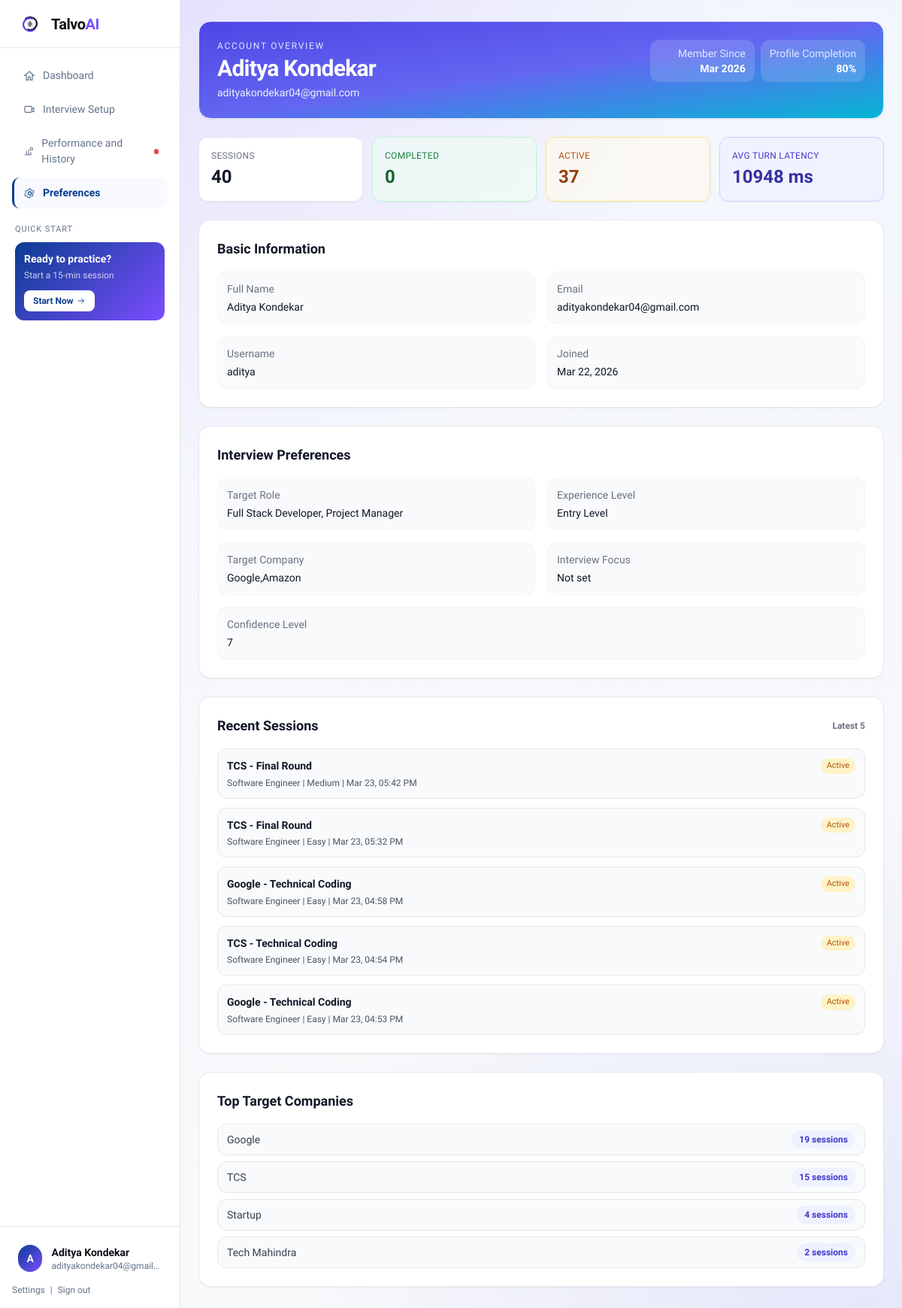
/profile/ (signed in), run on an earlier commit of the app's database.
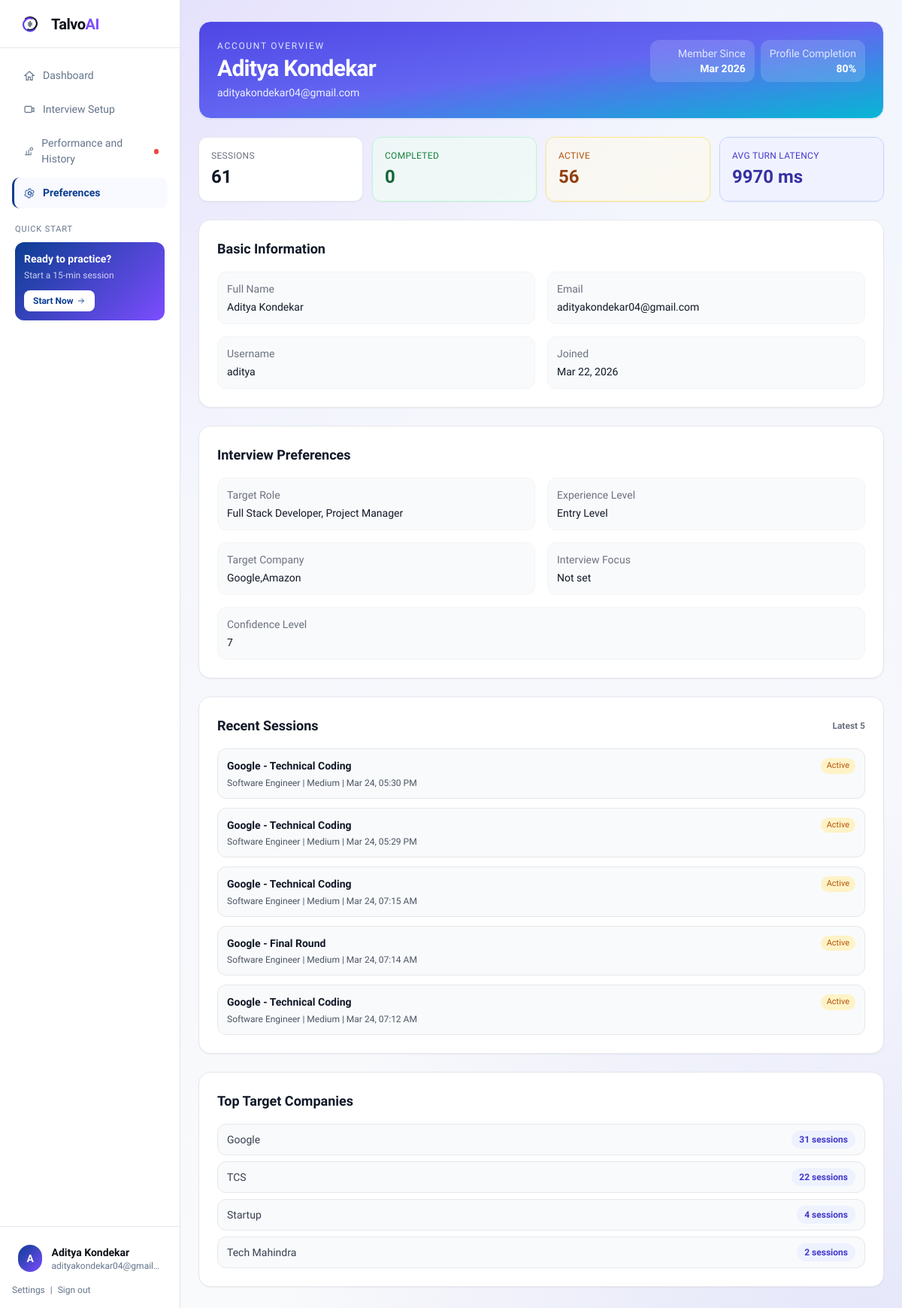
And on a later commit of the database.
### talvo1/models.py (models this page shows, shortened)
class InterviewSession(models.Model):
	STATUS_ACTIVE = 'active'
	STATUS_COMPLETED = 'completed'
	STATUS_ABORTED = 'aborted'
	STATUS_CHOICES = [
		(STATUS_ACTIVE, 'Active'),
		(STATUS_COMPLETED, 'Completed'),
		(STATUS_ABORTED, 'Aborted'),
	]
	user = models.ForeignKey(settings.AUTH_USER_MODEL, on_delete=models.CASCADE, related_name='interview_sessions')
	target_role = models.CharField(max_length=140)
	target_company = models.CharField(max_length=140)
	difficulty = models.CharField(max_length=20, default='Medium')
	interview_type = models.CharField(max_length=40, default='Behavioral')
	include_resume = models.BooleanField(default=False)
	resume_context = models.TextField(blank=True)
	status = models.CharField(max_length=20, choices=STATUS_CHOICES, default=STATUS_ACTIVE)
	started_at = models.DateTimeField(auto_now_add=True)
	updated_at = models.DateTimeField(auto_now=True)

### talvo1/views.py (the view)
# urls.py: path('profile/', views.profile_page, name='profile_page'),
@login_required
def profile_page(request):
	context = _build_user_metrics_context(request.user)
	return render(request, 'profile.html', context)

### templates/profile.html (shortened to what the changed rows need)
<!DOCTYPE html>
<html lang="en">
<head>
  <script src="https://cdn.tailwindcss.com?plugins=forms,container-queries"></script>
</head>
<body class="bg-gray-50 text-gray-900 flex min-h-screen">
  <div class="flex-1 min-w-0 flex flex-col min-h-screen">
    <main class="max-w-7xl mx-auto w-full px-6 py-7 space-y-6">
      <header class="rounded-2xl border border-indigo-100 bg-gradient-to-br from-indigo-600 via-indigo-500 to-cyan-500 p-6 text-white shadow-sm">
        <div class="flex flex-wrap items-start justify-between gap-4">
          <div class="space-y-1">
            <h1 class="text-3xl font-semibold tracking-tight">{{ request.user.get_full_name|default:request.user.username }}</h1>
          </div>
        </div>
      </header>
      <section class="grid grid-cols-2 md:grid-cols-4 gap-3">
        <article class="rounded-xl border border-gray-200 bg-white p-4 shadow-sm">
          <p class="text-xs uppercase tracking-wide text-gray-500">Sessions</p>
          <p class="mt-1 text-2xl font-bold text-gray-900">{{ total_sessions }}</p>
        </article>
        <article class="rounded-xl border border-amber-200 bg-amber-50/60 p-4 shadow-sm">
          <p class="text-xs uppercase tracking-wide text-amber-700">Active</p>
          <p class="mt-1 text-2xl font-bold text-amber-800">{{ active_sessions }}</p>
        </article>
        <article class="rounded-xl border border-indigo-200 bg-indigo-50/70 p-4 shadow-sm">
          <p class="text-xs uppercase tracking-wide text-indigo-700">Avg Turn Latency</p>
          <p class="mt-1 text-2xl font-bold text-indigo-800">{{ avg_processing_ms }} ms</p>
        </article>
      </section>
      <section class="grid grid-cols-1 xl:grid-cols-[1.1fr_.9fr] gap-6">
        <div class="space-y-6">
          <article class="rounded-2xl border border-gray-200 bg-white p-6 shadow-sm">
            <h2 class="text-lg font-bold text-gray-900">Basic Information</h2>
          </article>
          <article class="rounded-2xl border border-gray-200 bg-white p-6 shadow-sm">
            <h2 class="text-lg font-bold text-gray-900">Interview Preferences</h2>
          </article>
        </div>
        <div class="space-y-6">
          <article class="rounded-2xl border border-gray-200 bg-white p-6 shadow-sm">
            <div class="flex items-center justify-between">
              <h2 class="text-lg font-bold text-gray-900">Recent Sessions</h2>
            </div>
            <div class="mt-4 space-y-3">
              {% for session in recent_sessions %}
                <div class="rounded-xl border border-gray-200 bg-gray-50 p-3">
                  <div class="flex items-start justify-between gap-2">
                    <p class="text-sm font-semibold text-gray-900">{{ session.target_company }} - {{ session.interview_type }}</p>
                    <span class="text-[11px] rounded-full px-2 py-0.5 {% if session.status == 'completed' %}bg-green-100 text-green-700{% elif session.status == 'active' %}bg-amber-100 text-amber-700{% else %}bg-rose-100 text-rose-700{% endif %}">{{ session.status|title }}</span>
                  </div>
                  <p class="mt-1 text-xs text-gray-600">{{ session.target_role }} | {{ session.difficulty }} | {{ session.started_at|date:'M d, h:i A' }}</p>
                </div>
              {% empty %}
                <p class="rounded-xl border border-dashed border-gray-200 bg-gray-50 p-4 text-sm text-gray-500">No interview sessions yet. Start one from Interview Setup.</p>
              {% endfor %}
            </div>
          </article>
          <article class="rounded-2xl border border-gray-200 bg-white p-6 shadow-sm">
            <h2 class="text-lg font-bold text-gray-900">Top Target Companies</h2>
            <div class="mt-4 space-y-2">
              {% for item in top_companies %}
                <div class="flex items-center justify-between rounded-xl border border-gray-200 bg-gray-50 px-3 py-2 text-sm">
                  <span class="font-medium text-gray-700">{{ item.target_company|default:'Unknown' }}</span>
                  <span class="rounded-full bg-indigo-50 px-2.5 py-1 text-xs font-semibold text-indigo-700">{{ item.total }} sessions</span>
                </div>
              {% empty %}
                <p class="text-sm text-gray-500">No company trends yet.</p>
              {% endfor %}
            </div>
          </article>
        </div>
      </section>
    </main>
  </div>
</body>
</html>

What changed in the data, as far as the page shows it:
no longer on this page (row unchanged): InterviewSession: target_company "TCS", interview_type "Final Round", status "Active", target_role "Software Engineer", difficulty "Medium", started_at "Mar 23, 05:42 PM"
no longer on this page (row unchanged): InterviewSession: target_company "TCS", interview_type "Final Round", status "Active", target_role "Software Engineer", difficulty "Easy", started_at "Mar 23, 05:32 PM"
no longer on this page (row unchanged): InterviewSession: target_company "Google", interview_type "Technical Coding", status "Active", target_role "Software Engineer", difficulty "Easy", started_at "Mar 23, 04:58 PM"
no longer on this page (row unchanged): InterviewSession: target_company "TCS", interview_type "Technical Coding", status "Active", target_role "Software Engineer", difficulty "Easy", started_at "Mar 23, 04:54 PM"
no longer on this page (row unchanged): InterviewSession: target_company "Google", interview_type "Technical Coding", status "Active", target_role "Software Engineer", difficulty "Easy", started_at "Mar 23, 04:53 PM"
added InterviewSession: target_company "Google", interview_type "Technical Coding", status "Active", target_role "Software Engineer", difficulty "Medium", started_at "Mar 24, 05:30 PM"
added InterviewSession: target_company "Google", interview_type "Technical Coding", status "Active", target_role "Software Engineer", difficulty "Medium", started_at "Mar 24, 05:29 PM"
added InterviewSession: target_company "Google", interview_type "Technical Coding", status "Active", target_role "Software Engineer", difficulty "Medium", started_at "Mar 24, 07:15 AM"
added InterviewSession: target_company "Google", interview_type "Final Round", status "Active", target_role "Software Engineer", difficulty "Medium", started_at "Mar 24, 07:14 AM"
added InterviewSession: target_company "Google", interview_type "Technical Coding", status "Active", target_role "Software Engineer", difficulty "Medium", started_at "Mar 24, 07:12 AM"
Also different on the page:
{{ total_sessions }}: "40" → "61"
{{ active_sessions }}: "37" → "56"
{{ avg_processing_ms }}: "10948" → "9970"
new list line: "Google 31 sessions"
new list line: "TCS 22 sessions"
list line gone: "Google 19 sessions"
list line gone: "TCS 15 sessions"
